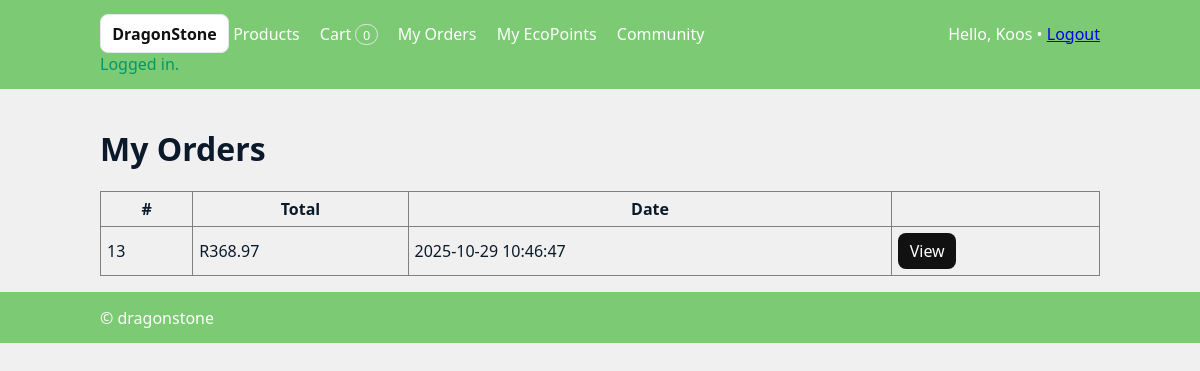
The page /orders.php (signed in) on the database as committed earlier.
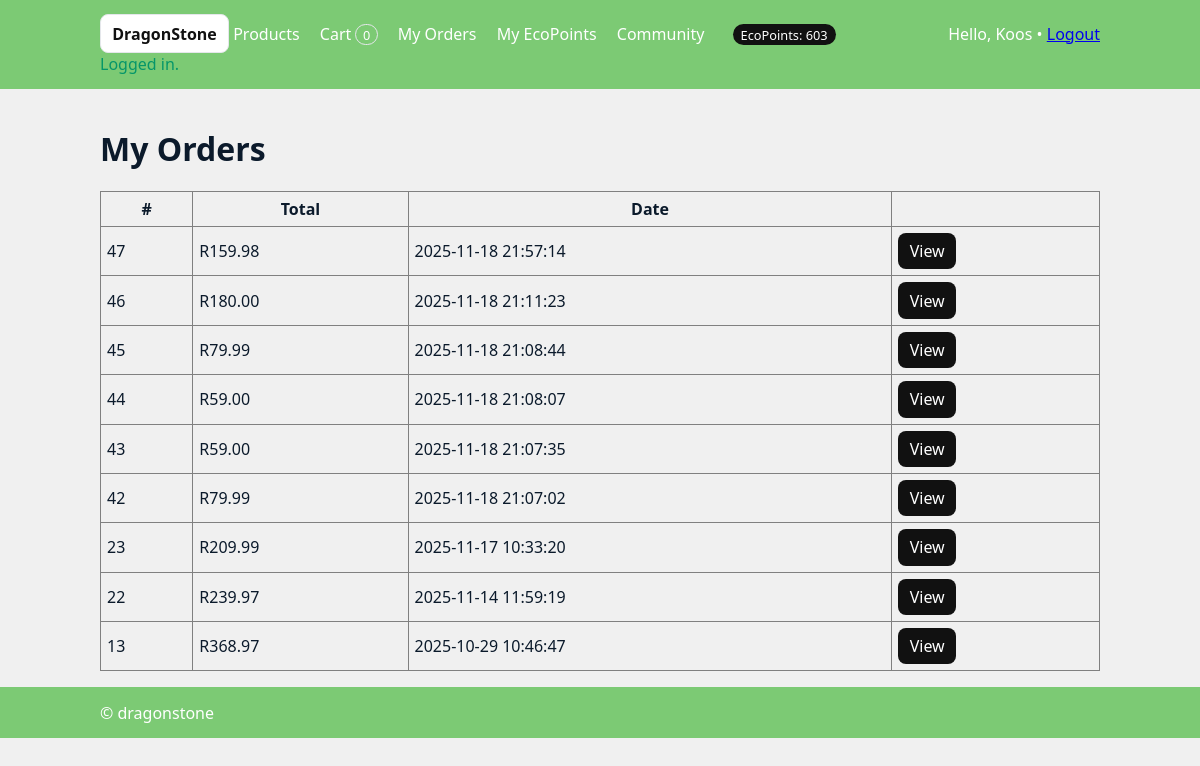
The same page on the database as committed later.
### tables this page shows
CREATE TABLE `orders` (
  `id` int(11) NOT NULL,
  `user_id` int(11) NOT NULL,
  `total_amount` decimal(10,2) NOT NULL,
  `status` enum('pending','paid','shipped','completed','cancelled') NOT NULL DEFAULT 'pending',
  `placed_at` timestamp NOT NULL DEFAULT current_timestamp(),
  `customer_name` varchar(255) NOT NULL,
  `email` varchar(255) NOT NULL,
  `delivery_address` varchar(255) NOT NULL,
  `carbon_grams` decimal(12,2) DEFAULT NULL COMMENT 'Total CO2e grams for this order'
);

### config.php (called while the page is built, shortened)
<?php
$BASE_PATH = '/DragonStone';
$USE_DB    = true;
function base_path($path=''){ global $BASE_PATH;
  return rtrim($BASE_PATH,'/').($path ? '/'.ltrim($path,'/') : '');
}
function url($path=''){ return base_path($path); }
require __DIR__.'/db.php';
require __DIR__.'/functions.php';

### functions.php (called while the page is built, shortened)
<?php
function e($s)
{
  return htmlspecialchars((string)$s, ENT_QUOTES, 'UTF-8');
}
function cart_get()
{
  return $_SESSION['cart'] ?? [];
}
function auth_user()
{
  return $_SESSION['user'] ?? null;
}
function flash($key, $val = null)
{
  if ($val === null) {
    $v = $_SESSION['flash'][$key] ?? null;
    return $v;
  }
}
function user_find_by_email($email)
{
  global $mysqli, $USE_DB;
  $stmt = mysqli_prepare($mysqli, "SELECT id,name,email,password_hash,role FROM users WHERE email=?");
  mysqli_stmt_bind_param($stmt, "s", $email);
  mysqli_stmt_execute($stmt);
  $res = mysqli_stmt_get_result($stmt);
  return $res ? mysqli_fetch_assoc($res) : null;
}
function orders_by_user($user_id)
{
  global $mysqli, $USE_DB;
  $user_id = (int)$user_id;
  $sql = "SELECT id, total_amount, placed_at FROM orders WHERE user_id=? ORDER BY id DESC";
  $stmt = mysqli_prepare($mysqli, $sql);
  mysqli_stmt_bind_param($stmt, "i", $user_id);
  mysqli_stmt_execute($stmt);
  $res = mysqli_stmt_get_result($stmt);
  $rows = [];
  while ($res && ($row = mysqli_fetch_assoc($res))) $rows[] = $row;
  return $rows;
}
function ecopoints_balance($user_id)
{
  global $mysqli, $USE_DB;
  $sql = "SELECT COALESCE(SUM(delta),0) FROM ecopoints_ledger WHERE user_id=?";
  $st = mysqli_prepare($mysqli, $sql);
  mysqli_stmt_bind_param($st, "i", $user_id);
  mysqli_stmt_execute($st);
  mysqli_stmt_bind_result($st, $bal);
  return (int)$bal;
}

### orders.php (the view, shortened to what this page needs)
<?php
require __DIR__.'/header.php';
$me = user_find_by_email(auth_user()['email']);
$uid = $me ? (int)$me['id'] : 0;
$list = $uid ? orders_by_user($uid) : [];
?>
<h1>My Orders</h1>
<?php if(!$list): ?>
  <p>You have no orders yet.</p>
<?php else: ?>
<table border="1" cellpadding="6" cellspacing="0" style="border-collapse:collapse;width:100%">
  <tr><th>#</th><th>Total</th><th>Date</th><th></th></tr>
  <?php foreach($list as $o): ?>
  <tr>
    <td><?= (int)$o['id'] ?></td>
    <td>R<?= number_format((float)$o['total_amount'],2) ?></td>
    <td><?= e($o['placed_at']) ?></td>
    <td><a class="btn" href="<?= url('order.php?id='.(int)$o['id']) ?>">View</a></td>
  </tr>
  <?php endforeach; ?>
</table>
<?php endif; ?>
<?php require __DIR__.'/footer.php'; ?>

### header.php (shortened to what this page needs)
<?php require __DIR__.'/config.php';
$u = auth_user();
$ecopoints_balance = $u ? ecopoints_balance($u['id']) : null;
?>
<!DOCTYPE html><html lang="en"><head>
</head><body>
<header  class="site-header" style="background-color: #7cca74ff; color: white;">
  <div class="container row">
    <div>
      <a class="btn ghost" href="<?= url('index.php')?>"><b>DragonStone</b></a>
      <nav style="display:inline">
        <a href="<?= url('products.php')?>">Products</a>
        <a href="<?= url('cart.php')?>">Cart <span class="pill"><?= array_sum(cart_get() ?: []) ?></span></a>
		<?php if (auth_user()): ?><a href="<?= url('orders.php') ?>">My Orders</a><?php endif; ?>
      <?php if ($u): ?><a href="<?= url('ecopoints.php') ?>">My EcoPoints</a><?php endif; ?>
         <a href="<?= url('community.php')?>">Community</a>
    <?php if(!empty($ecopoints_balance)): ?>
  <span class="badge">EcoPoints: <?= (int)$ecopoints_balance ?></span>
<?php endif; ?>
      </nav>
    </div>
    <div>
      <?php if($u = auth_user()): ?>
        Hello, <?= e($u['name']) ?> • <a href="<?= url('logout.php')?>">Logout</a>
      <?php else: ?>
        <a href="<?= url('login.php')?>">Login</a> / <a href="<?= url('register.php')?>">Register</a>
      <?php endif; ?>
    </div>
  </div>
  <?php if($m=flash('ok')): ?><div class="container ok"><?= e($m) ?></div><?php endif; ?>
</header>
<main class="container" style="padding:1rem 0">

Rows that differ between the two databases and show on the page:
added orders: id "47", total_amount "159.98", placed_at "2025-11-18 21:57:14"
added orders: id "46", total_amount "180.00", placed_at "2025-11-18 21:11:23"
added orders: id "45", total_amount "79.99", placed_at "2025-11-18 21:08:44"
added orders: id "44", total_amount "59.00", placed_at "2025-11-18 21:08:07"
added orders: id "43", total_amount "59.00", placed_at "2025-11-18 21:07:35"
added orders: id "42", total_amount "79.99", placed_at "2025-11-18 21:07:02"
added orders: id "23", total_amount "209.99", placed_at "2025-11-17 10:33:20"
added orders: id "22", total_amount "239.97", placed_at "2025-11-14 11:59:19"
Other text that changed with them:
$ecopoints_balance: (not shown) → "603"
text now shown: "EcoPoints:"
